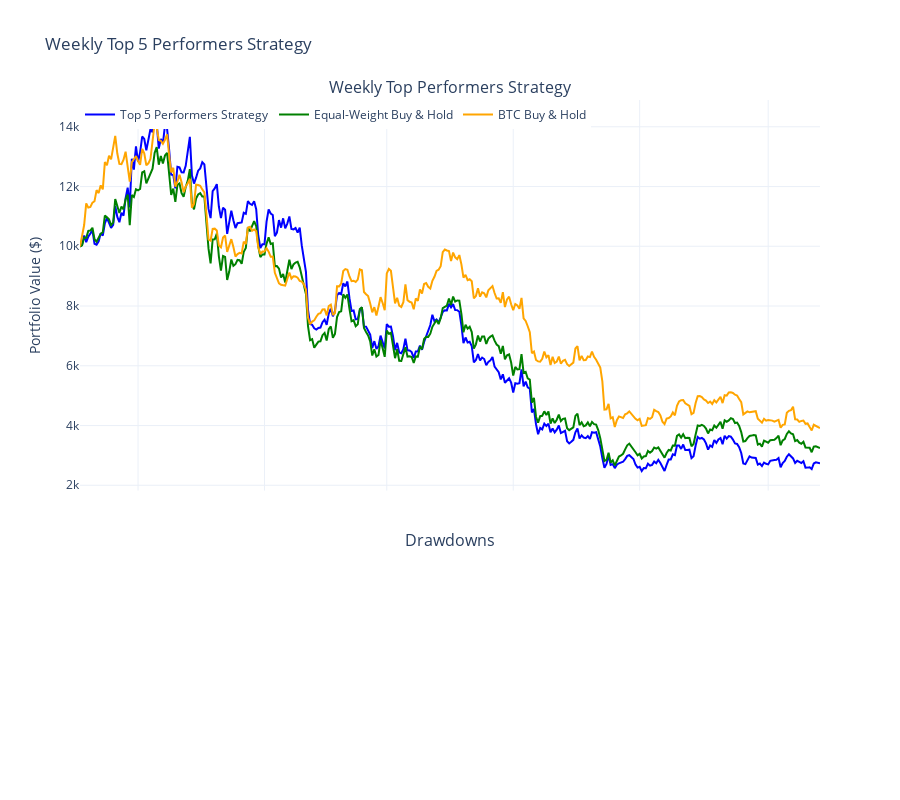

Source (notebook cell):
### Code cell
_, metrics = top_performers_strategy_simple(
    crypto_data,
    lookback_period=11,    # Look back 7days for performance ranking
    num_top_coins=5,  # Buy top performers based on the current period
    initial_capital=10000, # Starting with $10,000
    teste=True, # Set to True to print metrics and show plot
    start_date='2021-09-01',
    end_date='2022-09-30',
)

### Figure 1 — Plotly figure (JSON) as saved in the notebook; plotly's stock layout.template omitted (floating-point values rounded to 4 significant figures; data arrays with more than 128 entries replaced by an {"elided": "..."} marker saying what was removed)
{"data": [{"line": {"color": "blue", "width": 2}, "mode": "lines", "name": "Top 5 Performers Strategy", "type": "scatter", "x": {"elided": "358 str values"}, "xaxis": "x", "y": {"elided": "358 float values"}, "yaxis": "y"}, {"line": {"color": "green", "width": 2}, "mode": "lines", "name": "Equal-Weight Buy & Hold", "type": "scatter", "x": {"elided": "358 str values"}, "xaxis": "x", "y": {"elided": "358 float values"}, "yaxis": "y"}, {"line": {"color": "orange", "width": 2}, "mode": "lines", "name": "BTC Buy & Hold", "type": "scatter", "x": {"elided": "358 str values"}, "xaxis": "x", "y": {"elided": "358 float values"}, "yaxis": "y"}], "layout": {"annotations": [{"font": {"size": 16}, "showarrow": false, "text": "Weekly Top Performers Strategy", "x": 0.5, "xanchor": "center", "xref": "paper", "y": 1, "yanchor": "bottom", "yref": "paper"}, {"font": {"size": 16}, "showarrow": false, "text": "Drawdowns", "x": 0.5, "xanchor": "center", "xref": "paper", "y": 0.27, "yanchor": "bottom", "yref": "paper"}], "height": 800, "legend": {"orientation": "h", "x": 0, "y": 1}, "title": {"text": "Weekly Top 5 Performers Strategy"}, "xaxis": {"anchor": "y", "domain": [0, 1], "matches": "x2", "showticklabels": false}, "xaxis2": {"anchor": "y2", "domain": [0, 1]}, "yaxis": {"anchor": "x", "domain": [0.37, 1], "title": {"text": "Portfolio Value ($)"}}, "yaxis2": {"anchor": "x2", "domain": [0, 0.27], "ticksuffix": "%"}}}
